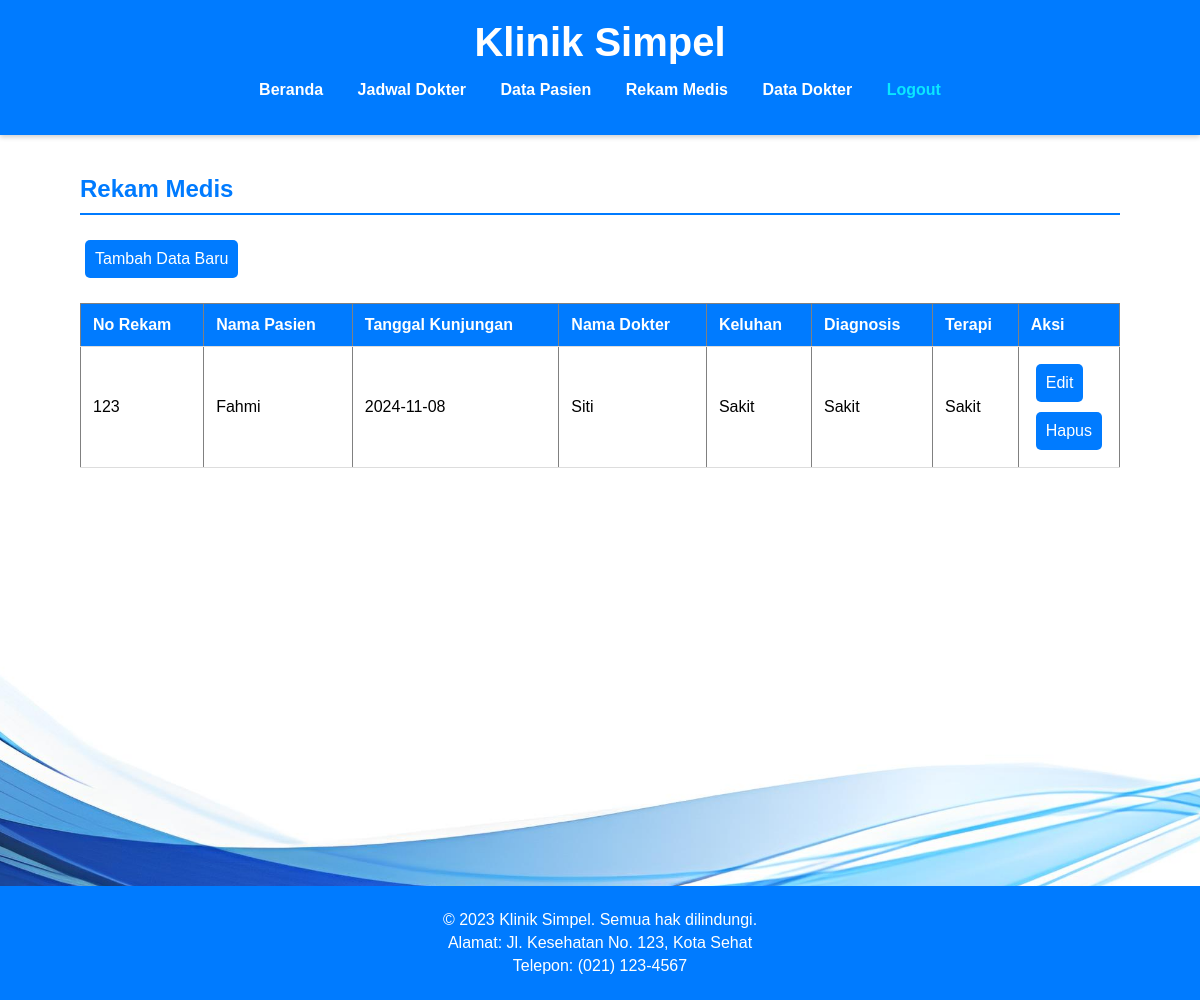
The app's page /rmedis.php, older data.
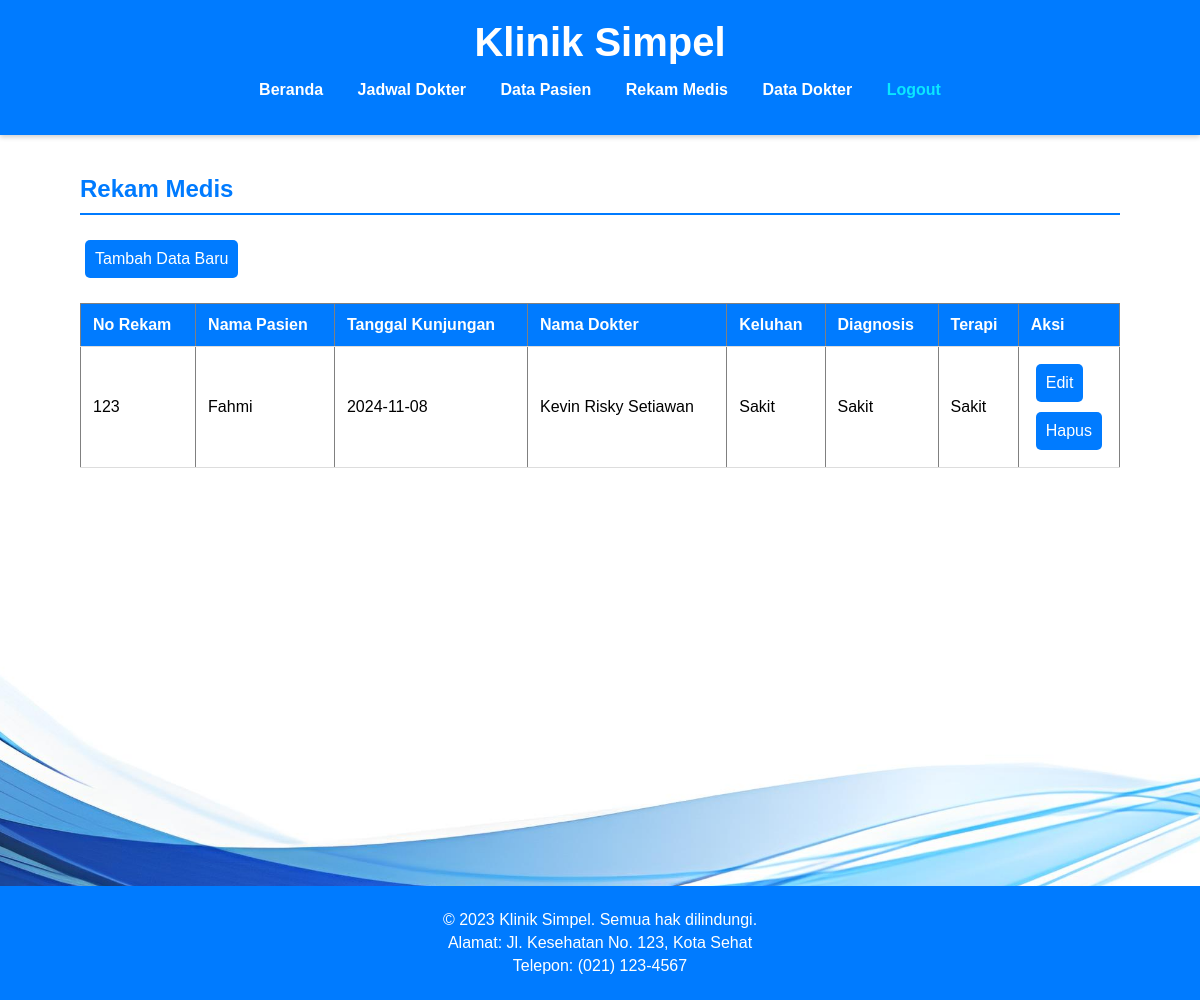
The same page, newer data.
### tables this page shows
CREATE TABLE `rkmedis` (
  `no_rek` varchar(20) NOT NULL,
  `nama_pasien` varchar(50) NOT NULL,
  `tgl_kunjung` date NOT NULL,
  `nama_dokter` varchar(20) NOT NULL,
  `keluhan` varchar(50) NOT NULL,
  `diagnosis` varchar(50) NOT NULL,
  `terapi` varchar(50) NOT NULL
);

### rmedis.php (the view, shortened to what this page needs)
<!DOCTYPE html>
<html lang="id">
<head>
    <link rel="stylesheet" href="css/styles.css">
</head>
<body>
    <header>
        <div class="container">
            <h1>Klinik Simpel</h1>
            <nav>
                <ul>
                    <li><a href="beranda.php">Beranda</a></li>
                    <li><a href="jadwal.php">Jadwal Dokter</a></li>
                    <li><a href="pasien.php">Data Pasien</a></li>
                    <li><a href="rmedis.php">Rekam Medis</a></li>
                    <li><a href="dokter.php">Data Dokter</a></li>
                    <li><a style="text-decoration:none;color: #0ae7ff;font-weight: bold;" href="logout.php" class="logout">Logout</a></li>
                </ul>
            </nav>
        </div>
    </header>
    <main class="container">
        <h2>Rekam Medis</h2>
        <div style="overflow: auto;">
            <a href="form_tambah_rek.php" class="button">Tambah Data Baru</a>
            <table border="1" class="table">
                <thead>
                    <tr>
                        <th>No Rekam</th>
                        <th>Nama Pasien</th>
                        <th>Tanggal Kunjungan</th>
                        <th>Nama Dokter</th>
                        <th>Keluhan</th>
                        <th>Diagnosis</th>
                        <th>Terapi</th>
                        <th>Aksi</th>
                    </tr>
                </thead>
                <tbody>
                    <?php
                    include 'koneksi.php';
                    $sql = "SELECT * FROM rkmedis";
                    $result = $koneksi->query($sql);
                    if ($result->num_rows > 0) {
                        while ($row = $result->fetch_assoc()) {
                            echo "<tr>";
                            echo "<td>" . $row["no_rek"] . "</td>";
                            echo "<td>" . $row["nama_pasien"] . "</td>";
                            echo "<td>" . $row["tgl_kunjung"] . "</td>";
                            echo "<td>" . $row["nama_dokter"] . "</td>";
                            echo "<td>" . $row["keluhan"] . "</td>";
                            echo "<td>" . $row["diagnosis"] . "</td>";
                            echo "<td>" . $row["terapi"] . "</td>";
                            echo "<td width='90px' align='center'>";
                            echo "<a href='form_edit_rek.php?nama_pasien=" . $row['nama_pasien'] . "' class='button'>Edit</a> ";
                            echo "<a href='proses_hapus_rek.php?nama_pasien=" . $row['nama_pasien'] . "' onclick='return confirm(\"Yakin hapus data?\")' class='button'>Hapus</a>";
                            echo "</td>";
                            echo "</tr>";
                        }
                    } else {
                        echo "<tr><td colspan='6'>Tidak ada data rekam medis</td></tr>";
                    }
                    ?>
                </tbody>
            </table>
        </div>
    </main>
    <footer>
        <p>&copy; 2023 Klinik Simpel. Semua hak dilindungi.</p>
        <p>Alamat: Jl. Kesehatan No. 123, Kota Sehat</p>
        <p>Telepon: (021) 123-4567</p>
    </footer>
</body>
</html>

Row changes from the older to the newer data that the page shows:
changed rkmedis "Fahmi": nama_dokter "Siti" → "Kevin Risky Setiawan"
